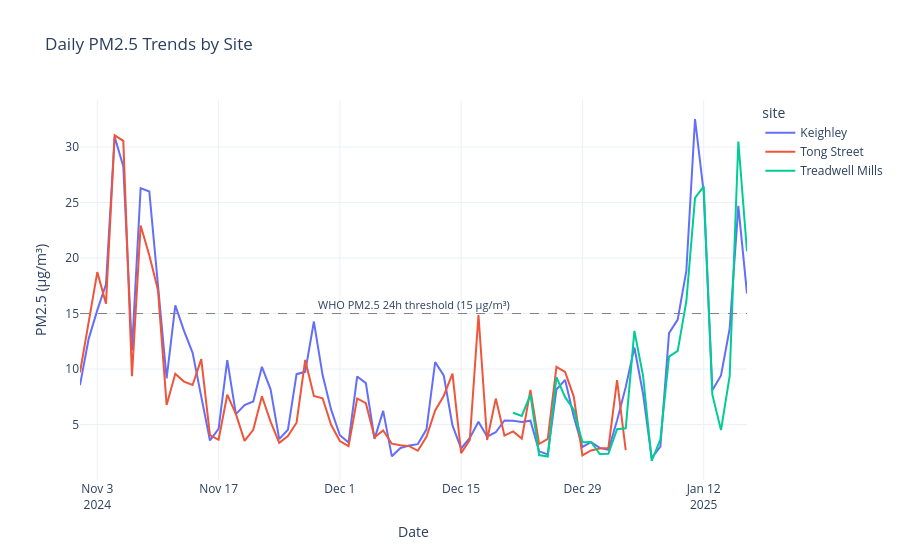

Write notebook code for a chart like this one.
### Markdown cell above
### **Daily PM2.5 trends by site**

Daily mean PM2.5 concentrations were plotted for each monitoring site to examine variation across locations over the winter period.

- PM2.5 levels show similar temporal patterns across sites, with differences most visible during peak pollution episodes.
- A WHO 24-hour PM2.5 guideline (15 µg/m³) is shown as a reference to help contextualise higher concentration days.
- The guideline is used for **public health interpretation only** and does not represent a regulatory limit.

### Code cell
WHO_PM25_24H = 15  # µg/m³ (WHO 2021 guideline)

pm25_site = daily[["site", "date", "pm25_mean"]].copy()
pm25_site["date"] = pd.to_datetime(pm25_site["date"])

fig_pm25 = px.line(
    pm25_site,
    x="date",
    y="pm25_mean",
    color="site",
    title="Daily PM2.5 Trends by Site",
    labels={"pm25_mean": "PM2.5 (µg/m³)", "date": "Date"},
)

fig_pm25.update_layout(
    template="plotly_white",
    hovermode="x unified"
)

# Add WHO guideline reference line
fig_pm25.add_hline(
    y=WHO_PM25_24H,
    line_dash="dash",
    line_color="grey",
    line_width=1,
    annotation_text="WHO PM2.5 24h threshold (15 µg/m³)",
    annotation_position="top",
    annotation_font_size=11
)

fig_pm25.show()

# Save interactive version
pio.write_html(
    fig_pm25,
    out_dir / "trend_pm25_by_site.html",
    include_plotlyjs="cdn"
)
